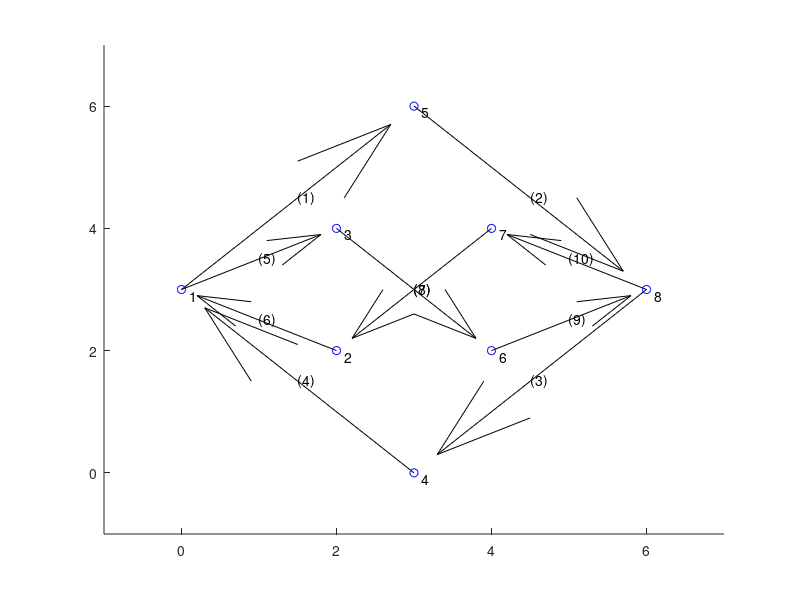

Here is the MATLAB script that generated this plot:
function [xi,yi,i1,i2,ni,nb,ux,uy,L] = plotroad()
%
% xi(i), yi(i) = coordinates of intersection i
xi = [0 2 2 3 3 4 4 6];
yi = [3 2 4 0 6 2 4 3];

% i1(b), i2(b) = indices of intersections connected by block b, ordered by
% the direction traffic flow
i1 = [1 5 8 4 1 2 3 7 6 8];
i2 = [5 8 4 1 3 1 6 2 8 7];
ni = length(xi);  % ni = # of intersections
nb = length(i1);  % nb = # of blocks
% Geometric information
% L(b) = length of block b
% (ux(b), uy(b)) = unit vector along block b in direction of traffic flow
% Given xi, yi, we can find L, ux, uy as follows:
ux = xi(i2)-xi(i1);
uy = yi(i2)-yi(i1);
L = sqrt(ux.^2+uy.^2);
ux = ux./L;
uy = uy./L;
%
hold on
axis([min(xi)-1 max(xi)+1 min(yi)-1 max(yi)+1])
% 
for b = 1:nb
%     x = [xi(i1(b)),xi(i2(b))];
%     y = [yi(i1(b)),yi(i2(b))];  
%     plot(xi(i1(b)),yi(i1(b)),xi(i2(b)),yi(i2(b)))
%     plot(x,y)
      ux1 = xi(i2(b))-xi(i1(b));
      uy1 = yi(i2(b))-yi(i1(b));
     quiver(xi(i1(b)),yi(i1(b)),ux1,uy1,'k')
    xt = (xi(i1(b)) + xi(i2(b)))/2;
    yt = (yi(i1(b)) + yi(i2(b)))/2;
    str = ['(',num2str(b),')'];
    text(xt,yt,str)
end

for i = 1:ni
    % change to string
   str = num2str(i);
   plot(xi(i),yi(i),'bo')
   %location of text
   xt = xi(i)+0.1;
   yt = yi(i)-0.1;
   % text the interesection
   text(xt,yt,str)
end

hold off
end
